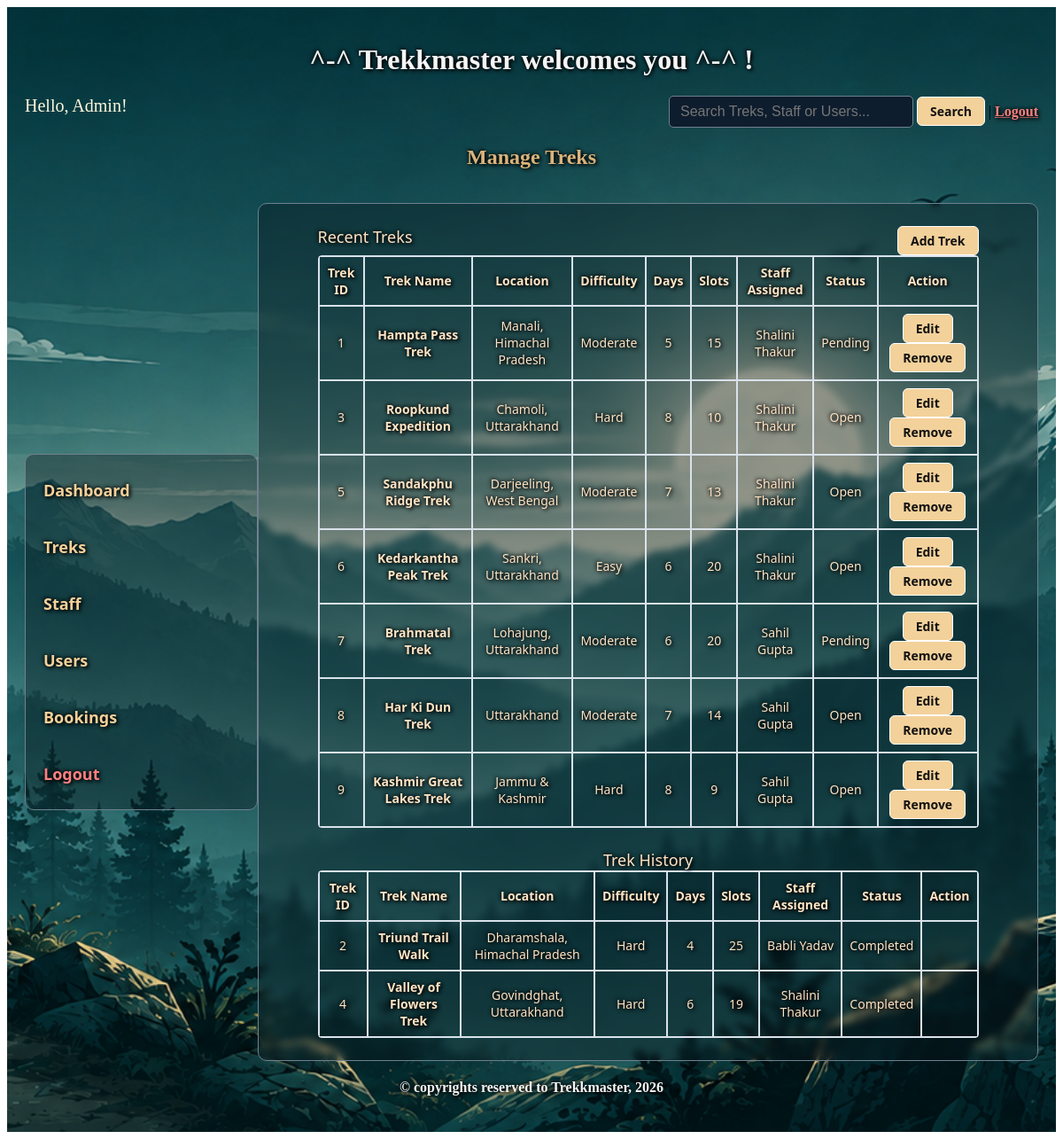
Screenshot of /manage_treks (signed in) with the database file from the repository.
### models.py (models this page shows)
class Trek(db.Model):
    __tablename__='trek'
    trek_id = db.Column(db.Integer, primary_key=True, autoincrement=True)
    trek_name = db.Column(db.String, unique = True, nullable = False)
    location = db.Column(db.String, nullable = False)
    difficulty = db.Column(db.Integer, nullable=False, default=0)  #0-easy, 1-moderate, 2- hard
    staff_assigned = db.Column(db.Integer, db.ForeignKey('staff.staff_id'), nullable = False)
    status = db.Column(db.Integer, nullable=False, default=0)  #0-open, 1-closed, 2- completed
    duration = db.Column(db.Integer, nullable = False)
    description = db.Column(db.String, nullable = False)
    av_slots = db.Column(db.Integer, nullable = False)
    st_date = db.Column(db.Date, nullable = False)
    en_date = db.Column(db.Date, nullable = False)
    bookings = db.relationship("Bookings", cascade="all, delete", backref="trek")

class Staff(db.Model):
    __tablename__='staff'
    staff_id = db.Column(db.Integer, primary_key=True)
    user_id = db.Column(db.Integer, db.ForeignKey('user_details.user_id'), nullable=False, unique=True) #linking child to parent
    full_name = db.Column(db.String, nullable=False)
    address = db.Column(db.String, nullable=False)
    phone_no = db.Column(db.String(15), nullable=False)
    status = db.Column(db.Integer, nullable=False, default=0)  #0-registered, 1-approved, 2-rejected, 4- blacklisted
    treks = db.relationship("Trek", backref="assigned_staff")

### controller.py (the view)
@app.route('/manage_treks', methods=['GET'])
@login_required
def manage_treks():
    removed_id = request.args.get('removed_id')
    if removed_id:
        trek = Trek.query.get_or_404(removed_id)
        trek.status = 4
        db.session.commit()
        return redirect(url_for('manage_treks'))
    restore_id = request.args.get('restore_id')
    if restore_id:
        trek = Trek.query.get_or_404(restore_id)
        trek.status = 0
        db.session.commit()
        return redirect(url_for('manage_treks'))
    recent_treks = Trek.query.filter(Trek.status.in_([0, 1, 2])).all()
    history_treks = Trek.query.filter(Trek.status.in_([3, 4])).all()
    return render_template("manage_treks.html", recent_treks=recent_treks, history_treks=history_treks)

### app.py (called while the page is built)
@login_manager.user_loader
def load_user(user_id):
    return User_Details.query.get(int(user_id))

### templates/manage_treks.html (shortened to what this page needs)
<!DOCTYPE html>
<html lang="en">
<head>
    <link rel="stylesheet" href="/static/main.css">
</head>
<body>
    <div class="container">
        <div class="center">
            <h1>^-^ Trekkmaster welcomes you ^-^ !</h1>
        </div>
        <div style="display: flex; justify-content: space-between;">
            <span style="text-align: left; color: cornsilk; font-size: 20px;">Hello, Admin!</span>
            <span style="text-align: right;">
                <form action="{{ url_for('search') }}" method="GET">
                    <input type="text" name="q" placeholder="Search Treks, Staff or Users..." style="width: 250px">
                    <input type="submit" value="Search"> | <a href="/admin_logout">Logout</a>
                </form>
            </span>
        </div>
        <h2 class="heading">Manage Treks</h2>
        <br>
        <div style="display: flex;">
            <div class="sidebar">
                <a href="{{ url_for('admin_dash') }}" class="normal-text-link">Dashboard</a><br>
                <a href="{{ url_for('manage_treks') }}" class="normal-text-link">Treks</a><br>
                <a href="{{ url_for('manage_staff') }}" class="normal-text-link">Staff</a><br>
                <a href="{{ url_for('manage_users') }}" class="normal-text-link">Users</a><br>
                <a href="{{ url_for('manage_bookings') }}" class="normal-text-link">Bookings</a><br>
                <a href="/admin_logout" class="normal-text-link">Logout</a>
            </div>
            <div class="dash_style">
                <table class="table" name="Recent Treks" style="width: 90%;">
                    <caption>
                        <div style="display: flex; justify-content: space-between; width: 100%">
                            <span style="text-align: left; font-size: 18px;">Recent Treks</span> <span
                                style="text-align:right;"><a href="{{ url_for('add_trek') }}"><button
                                        type="button">Add
                                        Trek</button></a></span>
                        </div>
                    </caption>
                    <tr>
                        <th>Trek ID</th>
                        <th>Trek Name</th>
                        <th>Location</th>
                        <th>Difficulty</th>
                        <th>Days</th>
                        <th>Slots</th>
                        <th>Staff Assigned</th>
                        <th>Status</th>
                        <th>Action</th>
                    </tr>
                    {% for trek in recent_treks %}
                    <tr>
                        <td>{{ trek.trek_id }}</td>
                        <td><strong>{{trek.trek_name}}</strong></td>
                        <td>{{trek.location}}</td>
                        <td>
                            {% if trek.difficulty == 0 %}Easy
                            {% elif trek.difficulty == 1 %}Moderate
                            {% elif trek.difficulty == 2 %}Hard
                            {% endif %}
                        </td>
                        <td>{{ trek.duration }}</td>
                        <td>{{ trek.av_slots }}</td>
                        <td>
                            {% if trek.assigned_staff %}
                            {{ trek.assigned_staff.full_name }}
                            {% else %}
                            <span>Unassigned</span>
                            {% endif %}
                        </td>
                        <td>
                            {% if trek.status == 0 %}Pending
                            {% elif trek.status == 1 %}Open
                            {% elif trek.status == 2 %}Closed
                            {% endif %}
                        </td>
                        <td>
                            <a href="{{ url_for('edit_trek', trek_id=trek.trek_id) }}" ><button
                                    type="button">Edit</button></a>
                            <a href="{{ url_for('manage_treks', removed_id=trek.trek_id) }}" ><button
                                    type="button">Remove</button></a>
                        </td>
                    </tr>
                    {% else %}
                    <tr>
                        <td colspan="9">No active or recent treks found. Click "+ Add Trek" to create one.</td>
                    </tr>
                    {% endfor %}
                </table>
                <br>
                <table class="table" name="Recent Treks" style="width: 90%;">
                    <Caption style="font-size: 18px;">Trek History</Caption>
                    <tr>
                        <th>Trek ID</th>
                        <th>Trek Name</th>
                        <th>Location</th>
                        <th>Difficulty</th>
                        <th>Days</th>
                        <th>Slots</th>
                        <th>Staff Assigned</th>
                        <th>Status</th>
                        <th>Action</th>
                    </tr>
                    {% for trek in history_treks %}
                    <tr>
                        <td>{{ trek.trek_id }}</td>
                        <td><strong>{{ trek.trek_name }}</strong></td>
                        <td>{{ trek.location }}</td>
                        <td>
                            {% if trek.difficulty == 0 %}Easy
                            {% elif trek.difficulty == 1 %}Moderate
                            {% elif trek.difficulty == 2 %}Hard
                            {% endif %}
                        </td>
                        <td>{{ trek.duration }}</td>
                        <td>{{ trek.av_slots }}</td>
                        <td>
                            {% if trek.assigned_staff %}
                            {{ trek.assigned_staff.full_name }}
                            {% else %}
                            None
                            {% endif %}
                        </td>
                        <td>
                            {% if trek.status == 3 %}Completed
                            {% elif trek.status == 4 %}Removed
                            {% endif %}
                        </td>
                        <td>
                        </td>
                    </tr>
                    {% else %}
                    <tr>
                        <td colspan="9">No historical treks found.</td>
                    </tr>
                    {% endfor %}
                </table>
            </div>
        </div>
        <div class="center">
            <h4>&copy; copyrights reserved to Trekkmaster, 2026</h4>
        </div>
    </div>
</body>
</html>

### static/main.css (style rules this page uses)
.container { background: url('bg.png') no-repeat center center fixed; background-size: cover; width: 100%; min-height: 100vh; box-sizing: border-box; padding: 20px; }
.heading, .center, .sidebar, .dash_style, .form_style, .single-metrics-card, .normal-text-link, a { text-shadow: 2px 2px 4px #000000, -1px -1px 4px #000000; }
.heading { text-align: center; color: rgb(218, 180, 123); }
.center { text-align: center; color: whitesmoke; }
.sidebar { background: rgba(10, 25, 30, 0.393); width: 20%; border: 1px solid slategrey; margin: auto; border-radius: 10px; font-size: 18px; font-family: 'Segoe UI', Tahoma, Geneva, Verdana, sans-serif; padding: 20px; }
.sidebar a, .normal-text-link { color: rgb(243, 209, 154); text-decoration: none; font-weight: 600; display: block; margin: 8px 0; }
.dash_style, .form_style { background: rgba(10, 25, 30, 0.393); backdrop-filter: blur(4px); -webkit-backdrop-filter: blur(6px); border: 1px solid slategrey; width: 75%; margin: auto; border-radius: 10px; font-size: 18px; font-family: 'Segoe UI', Tahoma, Geneva, Verdana, sans-serif; padding: 25px; color: #ffffff; }
input[type="text"], input[type="email"], input[type="password"], input[type="number"], input[type="date"], textarea, select { background-color: rgba(15, 23, 42, 0.85); color: #ffffff; border: 1px solid slategrey; border-radius: 5px; padding: 8px 12px; font-size: 16px; }
.button, button, input[type="button"], input[type="submit"], .btn { font-size: 14px; font-family: 'Segoe UI', Tahoma, Geneva, Verdana, sans-serif; background-color: rgb(243, 209, 154) !important; color: #111111 !important; border: 1px solid #ffffff !important; border-radius: 6px; padding: 6px 14px; font-weight: 700; cursor: pointer; text-shadow: none !important; opacity: 1 !important; transition: background-color 0.2s, transform 0.1s; }
.table { border-spacing: 0; width: 100%; border: 1px solid rgb(217, 226, 235); margin: auto; border-radius: 4px; font-size: 14px; color: bisque; font-family: 'Segoe UI', Tahoma, Geneva, Verdana, sans-serif; text-align: center; }
.table th, .table td { border: 1px solid rgb(217, 226, 235); padding: 8px; }
.logout-link, a[href*="admin_logout"], a[href*="staff_logout"], a[href*="user_logout"] { color: #ff8080 !important; font-weight: bold; }

### rows the page displays
Trek: trek_id "1", trek_name "Hampta Pass Trek", location "Manali, Himachal Pradesh", difficulty "Moderate", duration "5", av_slots "15", assigned_staff.full_name "Shalini Thakur", status "Pending"
Trek: trek_id "3", trek_name "Roopkund Expedition", location "Chamoli, Uttarakhand", difficulty "Hard", duration "8", av_slots "10", assigned_staff.full_name "Shalini Thakur", status "Open"
Trek: trek_id "5", trek_name "Sandakphu Ridge Trek", location "Darjeeling, West Bengal", difficulty "Moderate", duration "7", av_slots "13", assigned_staff.full_name "Shalini Thakur", status "Open"
Trek: trek_id "6", trek_name "Kedarkantha Peak Trek", location "Sankri, Uttarakhand", difficulty "Easy", duration "6", av_slots "20", assigned_staff.full_name "Shalini Thakur", status "Open"
Trek: trek_id "7", trek_name "Brahmatal Trek", location "Lohajung, Uttarakhand", difficulty "Moderate", duration "6", av_slots "20", assigned_staff.full_name "Sahil Gupta", status "Pending"
Trek: trek_id "8", trek_name "Har Ki Dun Trek", location "Uttarakhand", difficulty "Moderate", duration "7", av_slots "14", assigned_staff.full_name "Sahil Gupta", status "Open"
Trek: trek_id "9", trek_name "Kashmir Great Lakes Trek", location "Jammu & Kashmir", difficulty "Hard", duration "8", av_slots "9", assigned_staff.full_name "Sahil Gupta", status "Open"
Trek: trek_id "2", trek_name "Triund Trail Walk", location "Dharamshala, Himachal Pradesh", difficulty "Hard", duration "4", av_slots "25", assigned_staff.full_name "Babli Yadav", status "Completed"
Trek: trek_id "4", trek_name "Valley of Flowers Trek", location "Govindghat, Uttarakhand", difficulty "Hard", duration "6", av_slots "19", assigned_staff.full_name "Shalini Thakur", status "Completed"
